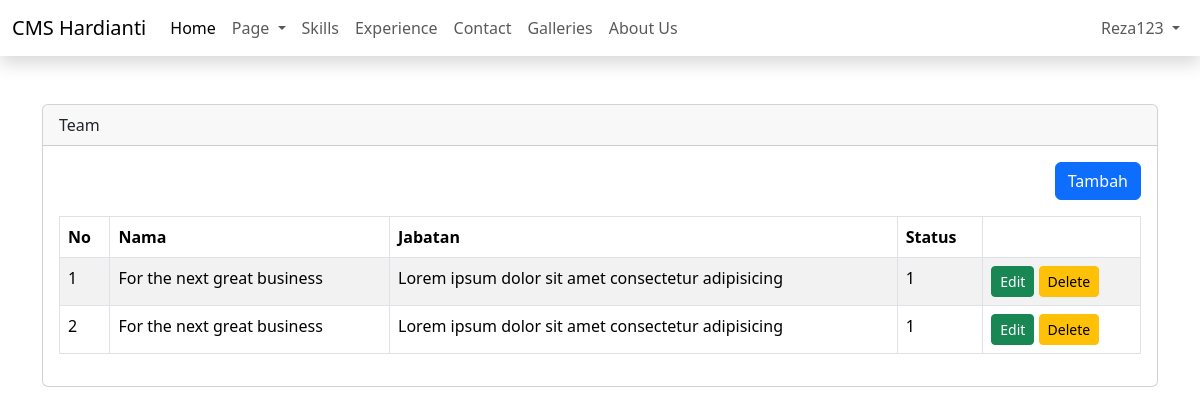
The page /admin/dashboard.php?page=team (signed in) on the database its author committed.
### tables this page shows
CREATE TABLE `teams` (
  `id` int(11) NOT NULL,
  `name` varchar(50) NOT NULL,
  `position_name` varchar(50) NOT NULL,
  `photo` varchar(100) NOT NULL,
  `status` tinyint(1) NOT NULL DEFAULT 1,
  `created_at` timestamp NOT NULL DEFAULT current_timestamp(),
  `updated_at` timestamp NULL DEFAULT NULL ON UPDATE current_timestamp()
);

### admin/content/team.php (the view, shortened to what this page needs)
<?php
$query = mysqli_query($config, "SELECT * FROM teams ORDER BY id DESC");
$row = mysqli_fetch_all($query, MYSQLI_ASSOC);
?>
<div class="table-responsive">
    <div align="right" class="mb-3">
        <a href="?page=tambah-team" class="btn btn-primary">Tambah</a>
    </div>
    <table class="table table-bordered table-striped">
        <thead>
            <tr>
                <th>No</th>
                <th>Nama</th>
                <th>Jabatan</th>
                <th>Status</th>
                <th></th>
            </tr>
        </thead>
        <tbody>
            <?php $i = 1;
            foreach ($row as $key => $data): ?>
                <tr>
                    <td><?= $key + 1 ?></td>
                    <td><?= $data['name'] ?></td>
                    <td><?= $data['position_name'] ?></td>
                    <td><?= $data['status'] ?></td>
                    <td>
                        <a href="tambah-team.php?edit=<?php echo $data['id'] ?> ?>" class="btn btn-success btn-sm">Edit</a>
                        <a onclick="return confirm('Are you sure??')"
                            href="user.php?delete=<?php echo $data['id'] ?>" class="btn btn-warning btn-sm">Delete</a>
                    </td>
                </tr>
            <?php endforeach ?>
        </tbody>
    </table>
</div>

### rows shown on the page
teams: name "For the next great business", position_name "Lorem ipsum dolor sit amet consectetur adipisicing", status "1"
teams: name "For the next great business", position_name "Lorem ipsum dolor sit amet consectetur adipisicing", status "1"

### other values the page prints
$_SESSION['NAME'] "Reza123"
str_replace("-", " ", ucfirst($_GET['page'])) "Team"
